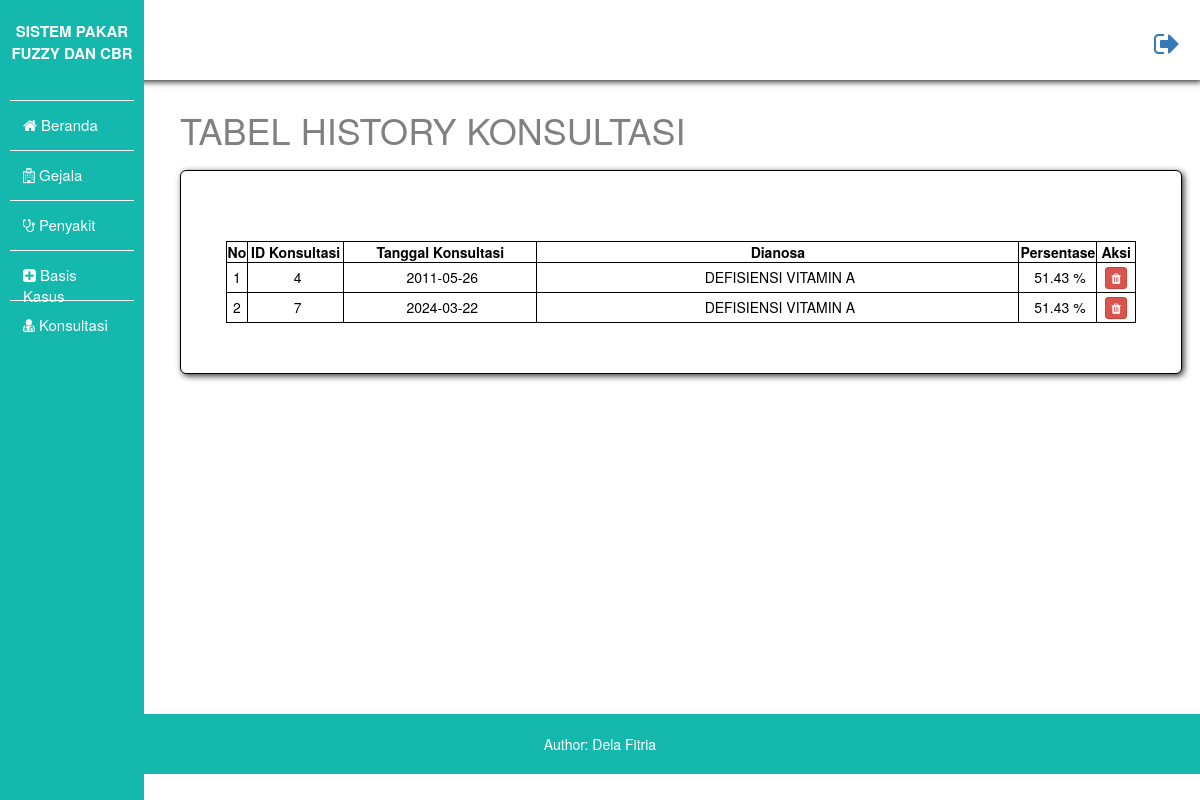
/konsultasiadmin.php (signed in), run on an earlier commit of the app's database.
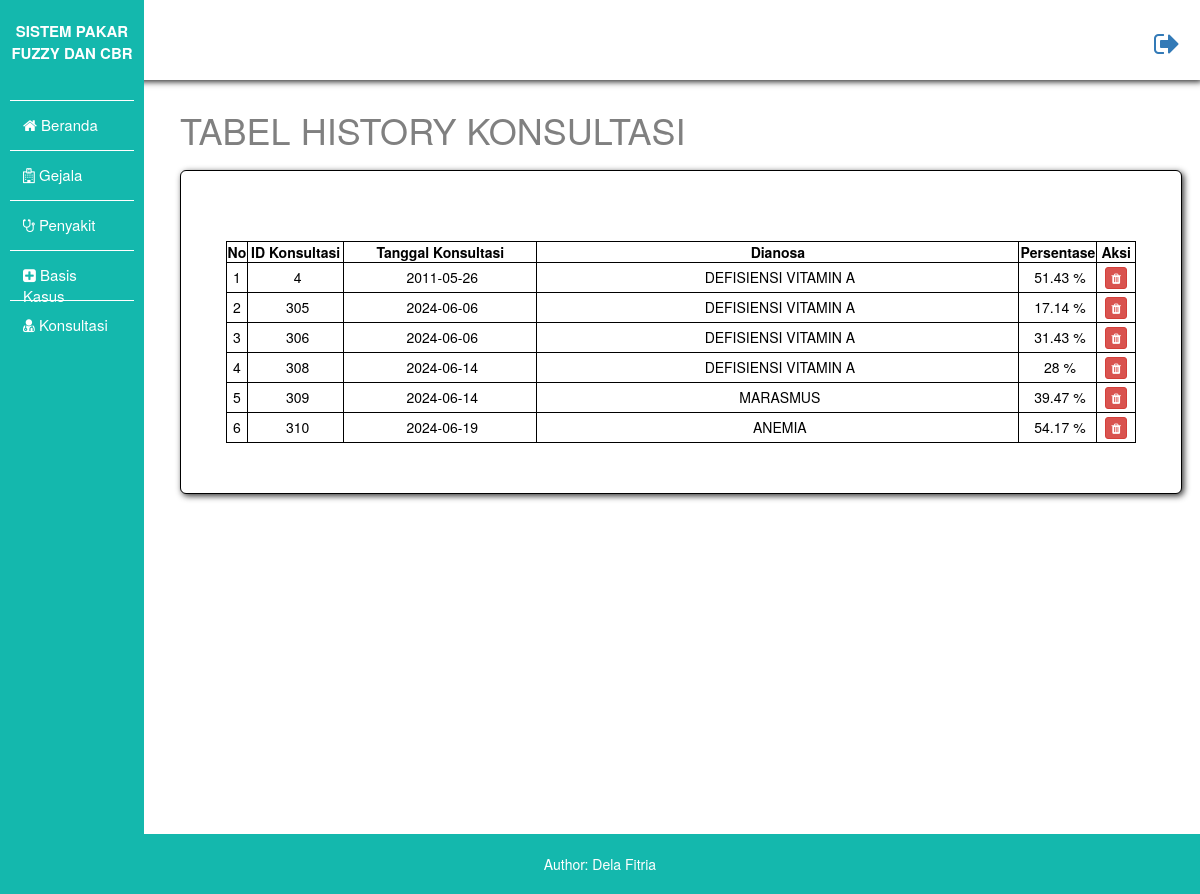
And on a later commit of the database.
### tables this page shows
CREATE TABLE `konsultasi` (
  `id_konsultasi` int(11) NOT NULL,
  `tanggal` date NOT NULL,
  `diagnosa` varchar(50) NOT NULL,
  `persentase` float NOT NULL
);

### konsultasiadmin.php (the view, shortened to what this page needs)
<!DOCTYPE html>
<html lang="en">
    <head>
        <link rel="stylesheet" href="css/style-admin.css"/>
        <link rel="stylesheet" href="https://cdnjs.cloudflare.com/ajax/libs/font-awesome/4.7.0/css/font-awesome.min.css" type='text/css'>
        <link rel="stylesheet" href="https://maxcdn.bootstrapcdn.com/bootstrap/3.3.7/css/bootstrap.min.css">
    </head>
    <body >
    <div class="atas"><a href="logout.php"><i class="fa fa-sign-out fa-2x"  style="float: right;"></i></a></div>
    <ul>
            <li style="height: 80px; border:none"><b href="dashboard.php" style="height: 70px; color:white;">SISTEM PAKAR FUZZY DAN CBR</b></li>
            <li><a href="dashboard.php"><i class="fa fa-home"></i> Beranda</a></li>
            <li><a href="gejala.php"> <i class="fa fa-hospital-o"></i> Gejala</a></li>
            <li><a href="penyakit.php"><i class="fa fa-stethoscope"></i> Penyakit</a></li>
            <li><a href="basiskasus.php"><i class="fa fa-plus-square"></i> Basis Kasus</a></li>
            <li><a href="konsultasiadmin.php"><i class="fa fa-user-md"></i> Konsultasi</a></li>
    </ul>
    <div class="box-judul-gejala"><h1>TABEL HISTORY KONSULTASI</h1></div>
    <div class="box-tabel-gejala">
    <table>
                <tr>
                    <th style="text-align:center; width: 2%;">No</th>
                    <th style="text-align:center; width: 10%;">ID Konsultasi</th>
                    <th style="text-align:center; width: 20%;">Tanggal Konsultasi</th>
                    <th style="text-align:center; width: 50%;">Dianosa</th>
                    <th style="text-align:center; width: 4%;">Persentase</th>
                    <th style="text-align:center; width: 4%;">Aksi</th>
                </tr>
                <?php
                include "koneksi.php";
                    $kasus = mysqli_query($conn, "select * from konsultasi");
                    $n = 1;
                    while($data = mysqli_fetch_array($kasus)){
                        echo"<tr>";
                        echo"<td style='text-align:center; height:30px;'>$n</td>";
                        echo"<td style='text-align:center;'>&nbsp;$data[id_konsultasi]</td>";
                        echo"<td style='text-align:center;'>&nbsp;$data[tanggal]</td>";
                        echo"<td style='text-align:center;'>&nbsp;$data[diagnosa]</td>";
                        echo"<td style='text-align:center;'>&nbsp;$data[persentase] %</td>";
                        echo"<td style='text-align:center;'> <a href='?id=$data[id_konsultasi]' class='btn btn-danger btn-xs'><i  class='fa fa-trash'></i></a>
                        </td>";
                        echo"</tr>";
                        $n++;
                    }
                    ?>
            </table>
    </div>
    <div class="footer-2">
        <p>Author: Dela Fitria</p>
    </div>
    </body>
</html>

### css/style-admin.css (style rules this page uses)
body { font-family: helvetica, sans-serif; color: #333; margin: 0; padding: 0; height: 100%; }
ul { list-style-type: none; overflow: hidden; margin-top: 0; padding: 0; width: 12%; background-color:rgb(20,184,173); font-size: 15px; height: 100%; position: fixed; padding-top:20px; top: 0; }
li { width: 100%; height: 50px; text-align: center; }
li a { display: block; color: white; text-align:left; text-decoration:none; padding: 13px; margin-left: 10px; margin-right: 10px; border-top: 1px solid white; }
.footer-2 { left: 0; bottom: 0; height: 60px; width: 100%; background-color:rgb(20,184,173); color:white; text-align: center; padding-top: 20px; position: relative; margin-top: 360px; }
.atas { position: relative; left: 10%; width: 90%; padding-right: 20px; padding-top: 30px; height: 80px; border: #333; box-shadow:2px 2px 6px#333; text-align: center; }
.box-judul-gejala { position: relative; height: 80%; width: 80%; top: 10px; left: 180px; background-color: white; color: gray; }
.box-tabel-gejala { position: relative; width: 83.5%; top: 20px; left: 180px; background-color:white; border: 1px solid; border-radius: 6px; box-shadow: 2px 2px 6px#333; padding-top: 10px; padding-left: 20px; padding-right: 20px; padding-bottom: 50px; margin-bottom: 100px; color: black; }
table,th,td { border: 1px solid black; margin-left: 25px; margin-top: 60px; margin-right: 25px; }

What changed in the data, as far as the page shows it:
removed konsultasi: id_konsultasi "7", tanggal "2024-03-22", diagnosa "DEFISIENSI VITAMIN A", persentase "51.43"
added konsultasi: id_konsultasi "305", tanggal "2024-06-06", diagnosa "DEFISIENSI VITAMIN A", persentase "17.14"
added konsultasi: id_konsultasi "306", tanggal "2024-06-06", diagnosa "DEFISIENSI VITAMIN A", persentase "31.43"
added konsultasi: id_konsultasi "308", tanggal "2024-06-14", diagnosa "DEFISIENSI VITAMIN A", persentase "28"
added konsultasi: id_konsultasi "309", tanggal "2024-06-14", diagnosa "MARASMUS", persentase "39.47"
added konsultasi: id_konsultasi "310", tanggal "2024-06-19", diagnosa "ANEMIA", persentase "54.17"
